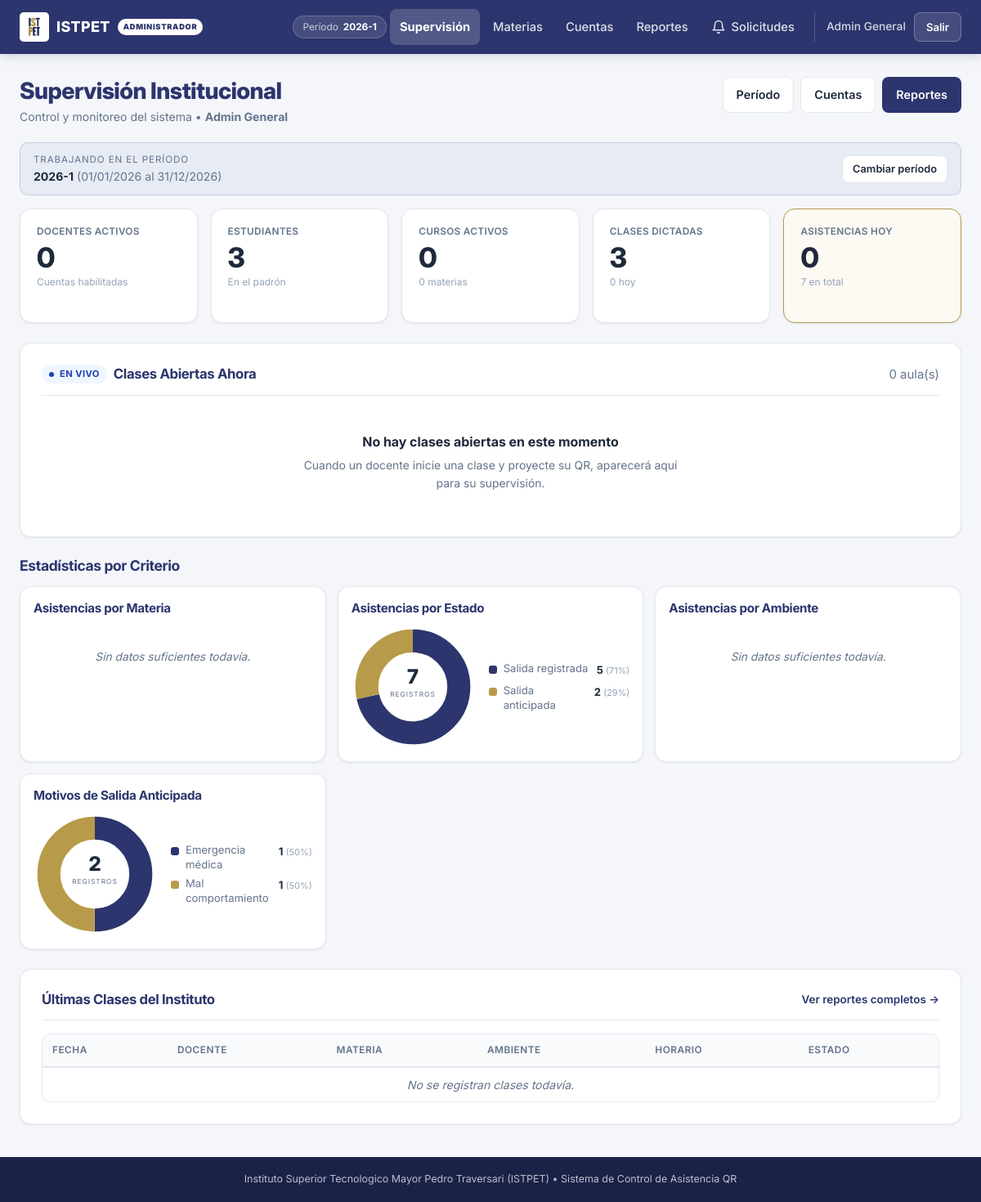
The app's page /public/admin (signed in) with its own data.
### tables this page shows
CREATE TABLE `periodos` (
  `id` int(11) NOT NULL AUTO_INCREMENT,
  `nombre` varchar(40) NOT NULL COMMENT 'Como lo llama el instituto: 2026-1, Octubre 2026 - Marzo 2027',
  `fecha_inicio` date NOT NULL,
  `fecha_fin` date NOT NULL,
  `activo` tinyint(1) NOT NULL DEFAULT 1 COMMENT '0 = periodo cerrado, solo lectura',
  `creado_en` timestamp NOT NULL DEFAULT current_timestamp(),
  PRIMARY KEY (`id`),
  UNIQUE KEY `periodo_nombre` (`nombre`),
  KEY `idx_periodo_activo` (`activo`,`fecha_inicio`)
);

### controllers/AdminController.php (called while the page is built, shortened)
<?php
require_once dirname(__DIR__) . '/models/Periodo.php';
class AdminController extends BaseController
{
    public function index(): void
    {
        [$mensaje, $error] = $this->obtenerFlash();
        $this->vista('admin.index', [
            'base'            => self::obtenerRutaBase(),
            'adminNombre'     => $_SESSION['usuario_nombre'] ?? 'Administrador',
            'periodo'         => $this->periodoActual(),
            'totalDocentes'   => Usuario::contarPorRol('docente'),
            'totalEstudiantes'=> Estudiante::contar(),
            'totalMaterias'   => Materia::contar($this->idPeriodoActual()),
            'totalCursos'     => Curso::contarTotal(),
            'totalClases'     => Sesion::contarTotal(),
            'clasesHoy'       => Sesion::contarHoy(),
            'asistenciasHoy'  => Asistencia::contarHoy(),
            'asistenciasTotal'=> Asistencia::contarTotal(),
            'clasesAbiertas'  => Sesion::listarAbiertas(),
            'solicitudes'     => SolicitudClave::contarPendientes(),
            'historial'       => Sesion::historialGlobal(10),
            'materiasPorNombre' => array_column(Materia::listar(false), 'id', 'nombre'),
            'graficoMateria'  => Asistencia::porMateria(),
            'graficoEstado'   => Asistencia::porEstado(),
            'graficoAmbiente' => Asistencia::porAmbiente(),
            'graficoMotivo'   => Asistencia::porMotivo(),
            'mensaje'         => $mensaje,
            'error'           => $error,
            'csrf'            => self::tokenCsrf()
        ]);
    }
}

### public/index.php (called while the page is built, shortened)
<?php
$raiz = dirname(__DIR__);
require_once $raiz . '/controllers/DocenteController.php';
require_once $raiz . '/controllers/AdminController.php';
$uri    = parse_url($_SERVER['REQUEST_URI'] ?? '/', PHP_URL_PATH) ?? '/';
$metodo = strtoupper($_SERVER['REQUEST_METHOD'] ?? 'GET');
$directorio = str_replace(DIRECTORY_SEPARATOR, '/', dirname($_SERVER['SCRIPT_NAME'] ?? ''));
if ($directorio !== '/' && $directorio !== '' && str_starts_with($uri, $directorio)) {
    $uri = substr($uri, strlen($directorio));
}
$ruta = '/' . trim($uri, '/');
[$clase, $accion] = $rutas[$ruta][$metodo];
(new $clase())->$accion();

### models/Usuario.php (called while the page is built, shortened)
<?php
class Usuario
{
    public static function contarPorRol(string $rol): int
    {
        $db = Database::conectar();
        $stmt = $db->prepare("SELECT COUNT(*) AS total FROM usuarios WHERE rol = ? AND activo = 1");
        $stmt->execute([$rol]);
        return (int)($stmt->fetch()['total'] ?? 0);
    }
}

### models/Periodo.php (called while the page is built, shortened)
<?php
class Periodo
{
    public static function buscarPorId(?int $id): ?array
    {
        if (!$id) {
            return null;
        }
        $db = Database::conectar();
        $stmt = $db->prepare("SELECT * FROM periodos WHERE id = ? LIMIT 1");
        $stmt->execute([$id]);
        return $stmt->fetch() ?: null;
    }
}

### views/admin/index.php (the view, shortened to what this page needs)
<?php
require dirname(__DIR__) . '/layouts/header.php';
?>
<div class="page-header">
    <div>
        <h1 class="page-title">Supervisión Institucional</h1>
        <p class="page-subtitle">
            Control y monitoreo del sistema &bull; <strong><?= htmlspecialchars($adminNombre) ?></strong>
        </p>
    </div>
    <div class="d-flex gap-2 flex-wrap">
        <a href="<?= $base ?>/admin/periodo" class="btn btn-outline">Período</a>
        <a href="<?= $base ?>/admin/docentes" class="btn btn-outline">Cuentas</a>
        <a href="<?= $base ?>/reportes" class="btn btn-primary">Reportes</a>
    </div>
</div>
<div class="periodo-barra">
    <div>
        <span class="periodo-barra-etiqueta">Trabajando en el período</span>
        <strong><?= htmlspecialchars($periodo['nombre'] ?? 'Sin período') ?></strong>
        <?php if (!empty($periodo)): ?>
            <span class="text-muted">
                (<?= date('d/m/Y', strtotime($periodo['fecha_inicio'])) ?>
                al <?= date('d/m/Y', strtotime($periodo['fecha_fin'])) ?>)
            </span>
        <?php endif; ?>
    </div>
    <a href="<?= $base ?>/admin/periodo" class="btn btn-sm btn-outline">Cambiar período</a>
</div>
<div class="stats-grid mb-6" data-region="resumen">
    <div class="stat-card clicable" onclick="window.location='<?= $base ?>/admin/docentes'">
        <span class="stat-label">Docentes activos</span>
        <span class="stat-value"><?= (int)$totalDocentes ?></span>
        <span class="stat-pie">Cuentas habilitadas</span>
    </div>
    <div class="stat-card clicable" onclick="window.location='<?= $base ?>/reportes'">
        <span class="stat-label">Estudiantes</span>
        <span class="stat-value"><?= (int)$totalEstudiantes ?></span>
        <span class="stat-pie">En el padrón</span>
    </div>
    <div class="stat-card clicable" onclick="window.location='<?= $base ?>/admin/materias'">
        <span class="stat-label">Cursos activos</span>
        <span class="stat-value"><?= (int)$totalCursos ?></span>
        <span class="stat-pie"><?= (int)$totalMaterias ?> materias</span>
    </div>
    <div class="stat-card clicable" onclick="window.location='<?= $base ?>/reportes'">
        <span class="stat-label">Clases dictadas</span>
        <span class="stat-value"><?= (int)$totalClases ?></span>
        <span class="stat-pie"><?= (int)$clasesHoy ?> hoy</span>
    </div>
    <div class="stat-card destacada clicable" onclick="window.location='<?= $base ?>/reportes?fecha_inicio=<?= date('Y-m-d') ?>&fecha_fin=<?= date('Y-m-d') ?>'">
        <span class="stat-label">Asistencias hoy</span>
        <span class="stat-value"><?= (int)$asistenciasHoy ?></span>
        <span class="stat-pie"><?= (int)$asistenciasTotal ?> en total</span>
    </div>
</div>
<div class="card mb-6" data-region="clases-abiertas">
    <div class="card-header-flex">
        <div class="d-flex align-center gap-2">
            <span class="badge badge-info pulse-badge">EN VIVO</span>
            <h2 class="card-titulo mb-0">Clases Abiertas Ahora</h2>
        </div>
        <span class="text-muted"><?= count($clasesAbiertas) ?> aula(s)</span>
    </div>
    <?php if (empty($clasesAbiertas)): ?>
        <div class="estado-vacio">
            <p class="estado-vacio-titulo">No hay clases abiertas en este momento</p>
            <p class="text-muted">
                Cuando un docente inicie una clase y proyecte su QR, aparecerá aquí para su supervisión.
            </p>
        </div>
    <?php endif; ?>
</div>
<h2 class="seccion-titulo">Estadísticas por Criterio</h2>
<div class="pasteles-grid mb-6" data-region="graficos">
    <?php
    include dirname(__DIR__) . '/partials/pastel.php';
    include dirname(__DIR__) . '/partials/pastel.php';
    include dirname(__DIR__) . '/partials/pastel.php';
    include dirname(__DIR__) . '/partials/pastel.php';
    ?>
</div>
<div class="card" data-region="historial">
    <div class="card-header-flex">
        <h2 class="card-titulo mb-0">Últimas Clases del Instituto</h2>
        <a href="<?= $base ?>/reportes" class="enlace-mas">Ver reportes completos &rarr;</a>
    </div>
    <div class="table-responsive">
        <table class="table table-hover">
            <thead>
                <tr>
                    <th>Fecha</th>
                    <th>Docente</th>
                    <th>Materia</th>
                    <th>Ambiente</th>
                    <th>Horario</th>
                    <th>Estado</th>
                </tr>
            </thead>
            <tbody>
                <?php if (empty($historial)): ?>
                    <tr><td colspan="6" class="table-empty">No se registran clases todavía.</td></tr>
                <?php endif; ?>
            </tbody>
        </table>
    </div>
</div>
<?php require dirname(__DIR__) . '/layouts/footer.php'; ?>

### records on screen
periodos: nombre "2026-1", fecha_inicio "01/01/2026", fecha_fin "31/12/2026"

### other values on screen
$periodoActual "2026-1"
$nombreActual "Admin General"
$adminNombre "Admin General"
$totalDocentes "0"
$totalEstudiantes "3"
$totalCursos "0"
$totalMaterias "0"
$totalClases "3"
$clasesHoy "0"
$asistenciasHoy "0"
$asistenciasTotal "7"
count($clasesAbiertas) "0"
$tituloGrafico "Asistencias por Materia Asistencias por Estado Asistencias por Ambiente Motivos de Salida Anticipada"
$vacio "Sin datos suficientes todavía. Sin datos suficientes todavía."
$total "7 2"
